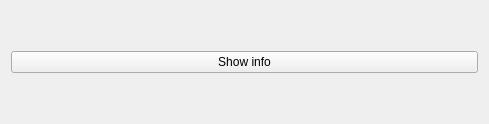
<?xml version="1.0" encoding="UTF-8"?>
<ui version="4.0">
 <class>Widget</class>
 <widget class="QWidget" name="Widget">
  <property name="geometry">
   <rect>
    <x>0</x>
    <y>0</y>
    <width>489</width>
    <height>124</height>
   </rect>
  </property>
  <property name="windowTitle">
   <string>Widget</string>
  </property>
  <layout class="QVBoxLayout" name="verticalLayout">
   <item>
    <widget class="QPushButton" name="showInfoButton">
     <property name="text">
      <string>Show info</string>
     </property>
    </widget>
   </item>
  </layout>
 </widget>
 <resources/>
 <connections/>
</ui>
